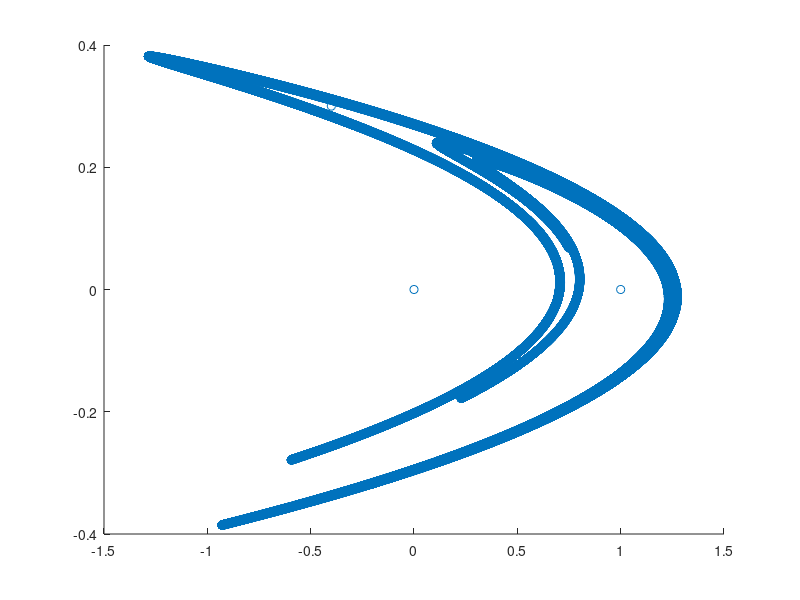

Here is the MATLAB script that generated this plot: (Note: this script raises an error after producing the figure.)
%{
Converge Cycles of Henon
%}


clear;

steps = 1e5; %take many steps
xs = zeros(2,steps);
xs(:,1) = [0;0;];
    h = @(x) [ 1 - 1.4*x(1)*x(1) + x(2); 0.3*x(1) ];
for i = 2:steps
  xs(:,i) = h( xs(:,i-1) );
end
scatter( xs(1,:), xs(2,:) );
drawnow;




r = 5e-2; %threshold for considering a close pass

for n = 9:10
    
  candidates = vecnorm( xs - circshift(xs,-n,2) ) < r;
  fprintf("Found %d candidates for cycles of length %d\n", sum(candidates), n);
  
  cycles = zeros(n,1);
  nc = 1; %num cycles
  tic;
  idx = find(candidates);
  for tr = 1:sum(candidates)
    if(idx(tr) + n - 1 >= steps)
      continue;
    end

    %x = 1.5*(2*rand(n,1) - 1);
    x = xs( 1, idx(tr) + (1:n) - 1 );
    x = x';
    [x,f] = newton(x);

    if (norm(f) < 1e-12) && is_distinct(x, cycles)
      cycles(:,nc) = x;
      nc = nc+1;
    end
  end
  time = toc;

  %Check for non-prime cycles
  d = divisors(n);
  nonprime = zeros(1,nc);
  for j = 1:numel(d)-1 %skip last element n
    for i = 1:nc-1
      c = cycles(:,i);
      if norm(c - circshift(c,d(j))) < 1e-10
        nonprime(i) = 1;
      end
    end
  end


  %kill nonprime cycles
  cycles(:, nonprime == 1) = [];

  fprintf("Found %d prime cycles of length %d in %f seconds.\n", size(cycles,2), n, time);
  save( "prime_cycles/"+n+".mat", "cycles" );

  hold on
  x = cycles;
  y = 0.3*circshift(cycles,1,1);
  scatter( x, y, 'filled' );
  hold off
  drawnow
end




function bool = is_distinct(x, cycles)
  bool = true;
  f = @(x) [ sum(x); sum(x.^2); sum(x.^3) ];
  for i = 1:size(cycles,2)
    if norm( f(x) - f(cycles(:,i)) ) < 1e-7
      bool = false;
      return;
    end
  end
end

function [x,f] = newton(x)
  n = numel(x);
  maxit = 1024;
  for i = 1:maxit
    f = obj(x);
    %fprintf("%d: |f| = %e\n", i, norm(f) );
    if norm(f) < 1e-13
      break;
    end 

    J = zeros(n,n);
    for j = 1:n
      h = 1e-5;
      x2 =x; x2(j) = x2(j) + h;
      J(:,j) = (obj(x2) - f)/h;
    end

    [dx, ~] = lsqr( J, f );
    hook = 0.1;
    if norm(f) < 1e-3
      hook = 1;
    end
    x = x - hook*dx;
  end
end



function f = obj(x)
  a = 1.4;
  b = 0.3;
  f = circshift(x,-1) - 1 + a*x.^2 - b*circshift(x,1);
end